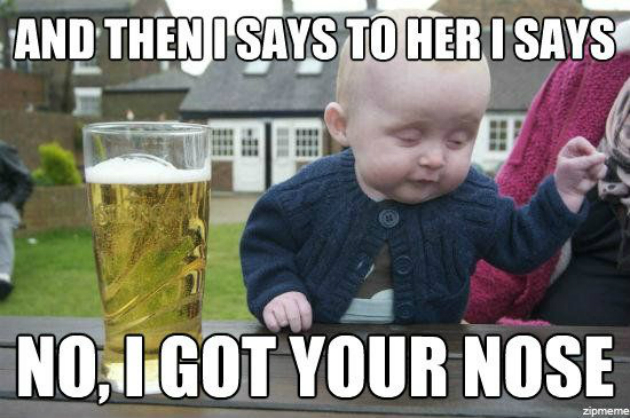
#> input picture test/memeReader/images/Drunk-Baby2.jpg, 630 x 418 px; its folder holds 4 pictures in this run
$ python memeReader.py   (Python 2 division)
#> lines starting #> are read from the running program, lines starting #| are printed output that depends on the picture
from os import listdir
from os.path import isfile, join
import numpy
import cv2


def contrastHSV(images):
    print "Converting images to HSV..."
    images = [(cv2.cvtColor(image, cv2.COLOR_BGR2HSV)) for image in images]
    print "Contrasting data..."
    for image in images:
        image[:,:,2] = [[(0) if pixel < 200 else (255) for pixel in row] for row in image[:,:,2]]
    print "Converting back to BGR..."
    images = [(cv2.cvtColor(image, cv2.COLOR_HSV2BGR)) for image in images]
    return images

def contrastGRAY(images):
    print "Converting images to GRAY..."
    images = [(cv2.cvtColor(image, cv2.COLOR_BGR2GRAY)) for image in images]
    print "Contrasting data..."
    for image in images:
        image[:] = [[(0) if pixel < 250 else (255) for pixel in row] for row in image[:]]
    #print "Converting back to BGR..."
    #images = [(cv2.cvtColor(image, cv2.COLOR_HSV2BGR)) for image in images]
    return images

def gaussianBlur(images):
    print "Smoothing images to reduce noise..."
    images = [(cv2.GaussianBlur(image,(5,5),0)) for image in images]
    return images


#main
print "Determining image locations..."
imageDir = './images/'
imageList = [ f for f in listdir(imageDir) if isfile(join(imageDir,f)) ]

outputDir ='./output/'
outputList = [ join(outputDir,f) for f in listdir(imageDir) if isfile(join(imageDir,f)) ]

imageNames = [ f for f in listdir(imageDir) ]
images = numpy.empty(len(imageList), dtype=object)

print "Reading all images from " + imageDir + "..."
for n in range(0, len(imageList)):
	images[n] = cv2.imread( join(imageDir, imageList[n]) )

#print imageNames[0]
#cv2.imshow(imageNames[0], images[0])
images = contrastHSV(images)
#> in contrastHSV, `images = [(cv2.cvtColor(image, cv2.COLOR_BGR2HSV)) for image in images]`: images = 4 items
#> the loop in contrastHSV, `for image in images:` made 4 passes
#> in contrastHSV, `images = [(cv2.cvtColor(image, cv2.COLOR_HSV2BGR)) for image in images]`: image: shape (442, 689, 3); mean H, S, V 17.5, 174.4, 75.4
#> images = 4 items
images = contrastGRAY(images)
#> the loop in contrastGRAY, `for image in images:` made 4 passes
images = gaussianBlur(images)

#x,y,w,h = cv2.boundingRect(cnt)
#cv2.rectangle(img,(x,y),(x+w,y+h),(0,255,0),2)


print "Saving current changes into " + outputDir + "..."
for i in range(0, len(images)):
	cv2.imwrite(outputList[i], images[i])
#> this loop made 4 passes
#> pass 1, `cv2.imwrite(outputList[i], images[i])`:
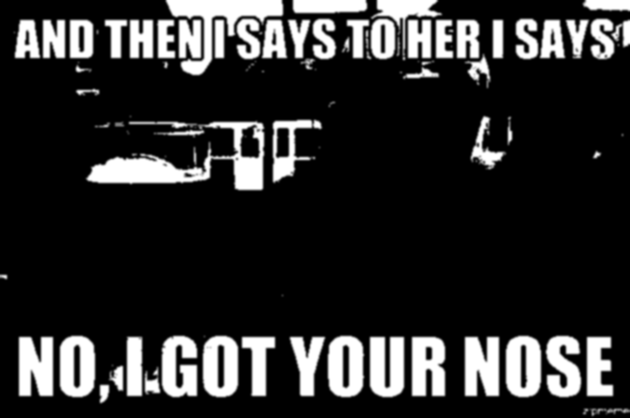
#> saved as Drunk-Baby2.jpg: shape (418, 630); min 0, max 255, mean 45.5
#> pass 2, `cv2.imwrite(outputList[i], images[i])`:
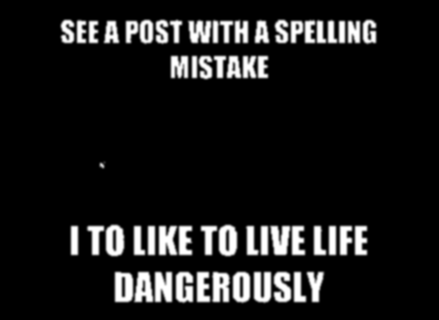
#> saved as austin.jpg: shape (320, 439); min 0, max 255, mean 26


print "Done"
#cv2.waitKey(0)
#cv2.destroyAllWindows()


'''
0	'this-is-a-meme.jpg'
1	'meme-baby.png',
2	'meme-willy-wonka.jpg',
3	'you-mean-to-tell-me-269x300.jpg',
4	'pet-rock-meme_430-512.jpeg',
5	'ikea_689-442.jpeg',
6	'crazy_girl.jpeg',
7	'test_impossible_418-418.jpeg',
8	'misunderstood-kim-jong-un-meme-300x239.jpg',
9	'matrix-300x269.jpg',
10	'Drunk-Baby2.jpg',
11	'austin.jpg'

imageNames = [
	'this-is-a-meme.jpg'
	'meme-baby.png',
	'meme-willy-wonka.jpg',
	'you-mean-to-tell-me-269x300.jpg',
	'pet-rock-meme_430-512.jpeg',
	'ikea_689-442.jpeg',
	'crazy_girl.jpeg',
	'test_impossible_418-418.jpeg',
	'misunderstood-kim-jong-un-meme-300x239.jpg',
	'matrix-300x269.jpg',
	'Drunk-Baby2.jpg',
	'austin.jpg'
]
'''
